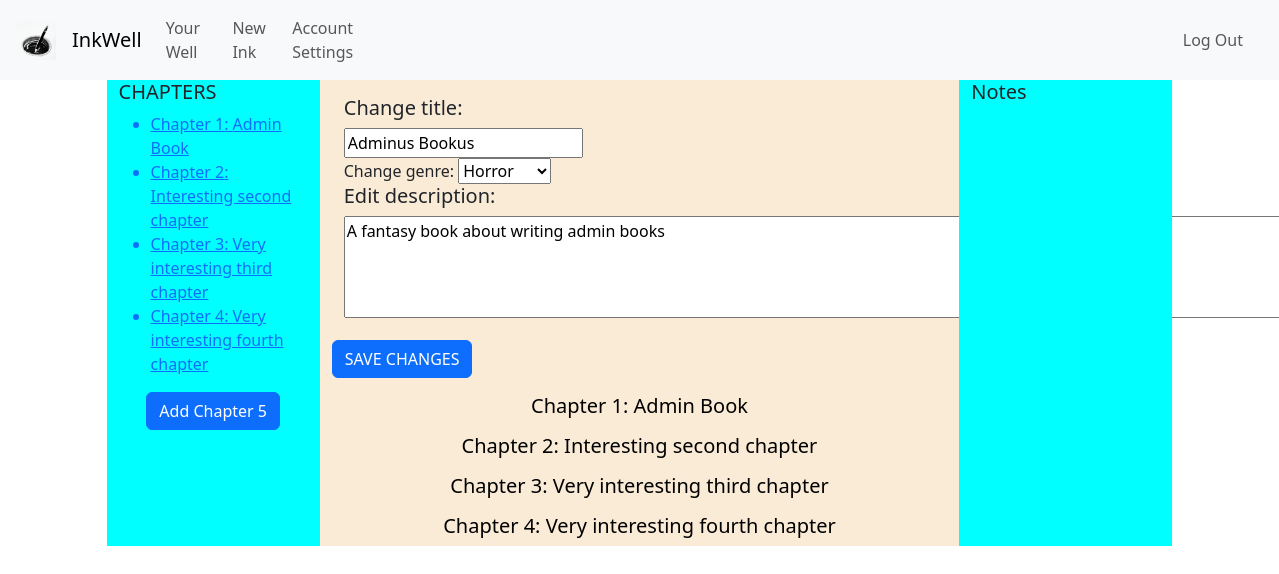
Page /edit_ink/6 (signed in) on the earlier database version.
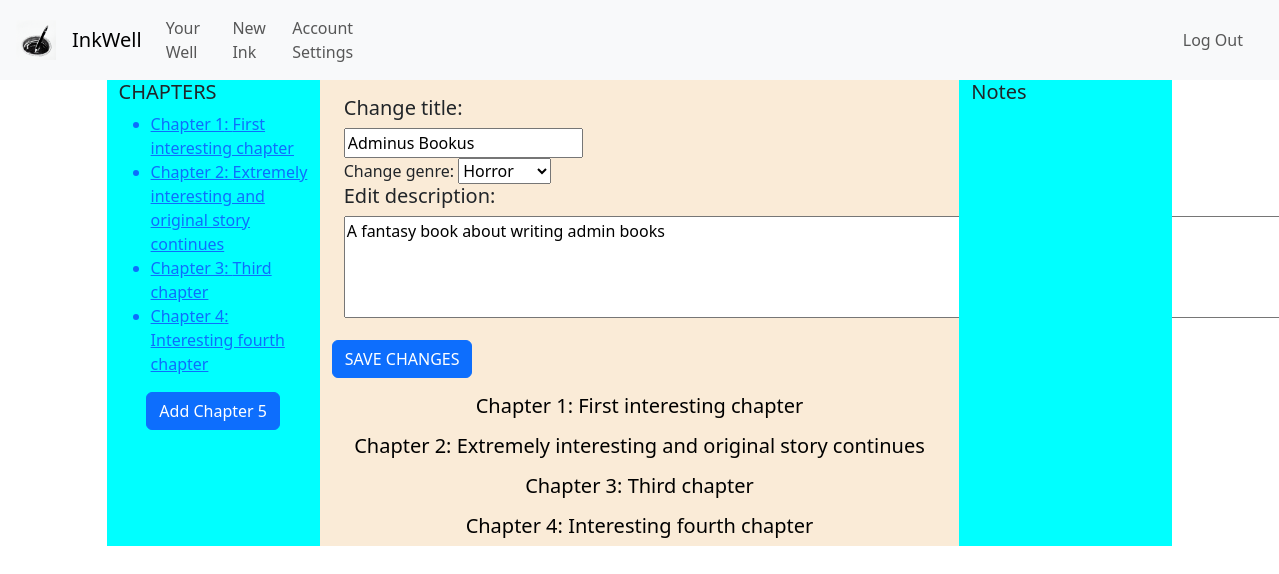
Same page on the later database version.
### inkwell/models.py (models this page shows, shortened)
class Chapter(models.Model):
    chapterNumber = models.PositiveIntegerField(default=1)
    chapterTitle = models.CharField(max_length=64)
    chapterContents = QuillField()
    chapterInkOrigin = models.ForeignKey(Ink, on_delete=models.CASCADE, related_name="chapterInkOrigin", default="")

class Ink(models.Model):
    wellOrigin = models.ForeignKey(Well, on_delete=models.CASCADE, related_name="well_pk", default="")
    inkOwner = models.ForeignKey(User, on_delete=models.CASCADE, related_name="ink_owner", default="")
    coAuthors = models.ManyToManyField(User, related_name="CoAuthors",blank=True)
    privateStatus = models.BooleanField(default=False)
    updateStatus = models.BooleanField(default=False) # If the Ink is edited at least once, this changes to true
    ink_following = models.ManyToManyField(User, related_name="ink_following",blank=True)
    genre = models.CharField(max_length=64, default="")
    description = models.CharField(max_length=500, default="")
    title = models.CharField(max_length=64, default="")
    content = models.TextField()
    views = models.PositiveBigIntegerField(default=0)
    letterCount = models.PositiveBigIntegerField(default=0)
    creation_date = models.DateTimeField(default=timezone.now, editable=False)

### inkwell/views.py (the view)
# urls.py: path('edit_ink/<int:inkID>', views.edit_ink, name='edit_ink'),
@login_required
def edit_ink(request, inkID):
    editInk = Ink.objects.get(id=inkID)
    chapters = Chapter.objects.filter(chapterInkOrigin=editInk.id).order_by("chapterNumber")
    if chapters:
        lastChapter = chapters.last().chapterNumber
    else:
        lastChapter = 0
    return render(request, "inkwell/edit_ink.html", {
        "editInk": editInk,
        "chapters": chapters,
        "newChapterNum": (lastChapter + 1),
    })

### inkwell/templates/inkwell/edit_ink.html (shortened to what this page needs)
{% extends "inkwell/layout.html" %}
{% block body %}
    <div class="container-flex inkEditContainer">
        <div class="row d-flex justify-content-center">
            <div class="col-2 chaptersListEdit">
                <h5>CHAPTERS</h5>
                <ul>
                    {% for chapter in chapters %}
                        <a href="#anchorChapter{{ chapter.chapterNumber }}"><li>Chapter {{ chapter.chapterNumber }}: {{ chapter.chapterTitle }}</li></a>
                    {% endfor %}
                </ul>
                <div class="d-flex justify-content-center">
                    <button class="btn btn-primary" id="addChapterBtn" onclick="addChapter()">Add Chapter {{ newChapterNum }}</button>
                </div>
            </div>
            <div class="col-6 inkEditMainColumn">
                <div class="row mb-3 mt-3 d-flex justify-content-center">
                    <div class="col inkInfo">
                        <h5 class="">Change title:</h5>
                        <input class="title" type="text" name="title" value="{{ editInk.title }}">
                        <div class="genresEdit">
                            <label for="genresEdit">Change genre:</label>
                            <select id="genresEdit" name="genresEdit">
                                <option value="Horror">Horror</option>
                            </select>
                        </div>
                    </div>
                    <div class="col">
                        <h5>Edit description:</h5>
                        <textarea class="descriptionEdit" rows="4" cols="100" name="descriptionEdit">{{ editInk.description }}</textarea>
                    </div>
                </div>
                <button class="btn btn-primary" id="saveAllChapterChangesBtn">SAVE CHANGES</button>
                {% for chapter in chapters %}
                    <div class="chapterEditorDiv" id="anchorChapter{{ chapter.chapterNumber }}">
                        <a class="editChapterAnchor" href="{% url 'edit_chapter' chapterID=chapter.id inkID=editInk.id %}">
                            <h5 class="text-center">Chapter {{ chapter.chapterNumber }}: {{ chapter.chapterTitle }}</h5>
                        </a>
                    </div>
                {% endfor %}
            </div>
            <div class="col-2 chaptersNotesEdit">
                <h5>Notes</h5>
            </div>
        </div>
    </div>
{% endblock %}

### inkwell/templates/inkwell/layout.html (shortened to what this page needs)
{% load static %}
<!DOCTYPE html>
<html lang="en">
    <head>
        <link href="https://cdn.jsdelivr.net/npm/bootstrap@5.3.0/dist/css/bootstrap.min.css" rel="stylesheet">
        <link href="{% static 'inkwell/styles.css' %}" rel="stylesheet">
    </head>
    <body>
        <nav class="navbar navbar-expand-lg navbar-light bg-light">
            <img class="nav-logo" src="{% static 'inkwell/inkwell1.ico' %}" width="40px" height="40px">
            <a class="navbar-brand" href="{% url 'index' %}">InkWell</a>
            <div class="collapse navbar-collapse" id="navbarNav">
                <ul class="navbar-nav d-flex justify-content-start nav-left">
                    {% if user.is_authenticated %}
                        <li>
                            <a class="nav-link" href="{% url 'well' username=user.username %}">Your Well</a>
                        </li>
                        <li>
                            <a class="nav-link" href="{% url 'newInk' %}">New Ink</a>
                        </li>
                        <li>
                            <a class="nav-link" href="{% url 'settings' %}">Account Settings</a>
                        </li>
                    {% endif %}
                </ul>
                <ul class="navbar-nav container d-flex justify-content-end nav-right">
                    {% if user.is_authenticated %}
                        <li class="nav-item">
                            <a class="nav-link" href="{% url 'logout' %}">Log Out</a>
                        </li>
                    {% endif %}
                </ul>
            </div>
          </nav>
        <div class="body">
            {% block body %}
            {% endblock %}
        </div>
    </body>
</html>

### inkwell/static/inkwell/styles.css (style rules this page uses)
.navbar-brand, .nav-logo { margin-left: 1rem; }
.nav-right { margin-right: 1rem; }

### inkwell/templates/inkwell/edit_ink.html (style rules this page uses)
.chapterEditorDiv { margin-top: 1rem; }
.chaptersListEdit, .chaptersNotesEdit { background-color: aqua; }
.editChapterAnchor { text-decoration: none; color: black; }
.inkEditContainer .row { margin: 0; }
.inkEditMainColumn { background-color: antiquewhite; }

Differences in the rows shown:
removed Chapter: chapterNumber "1", chapterTitle "Admin Book"
removed Chapter: chapterNumber "3", chapterTitle "Very interesting third chapter"
removed Chapter: chapterNumber "4", chapterTitle "Very interesting fourth chapter"
added Chapter: chapterNumber "1", chapterTitle "First interesting chapter"
changed Chapter: chapterTitle "Interesting second chapter" → "Extremely interesting and original story continues"
added Chapter: chapterNumber "3", chapterTitle "Third chapter"
added Chapter: chapterNumber "4", chapterTitle "Interesting fourth chapter"
